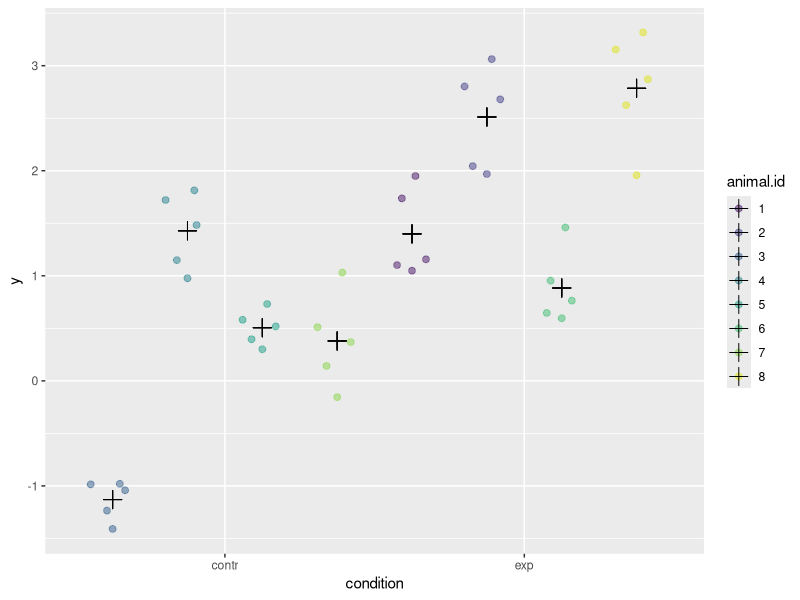
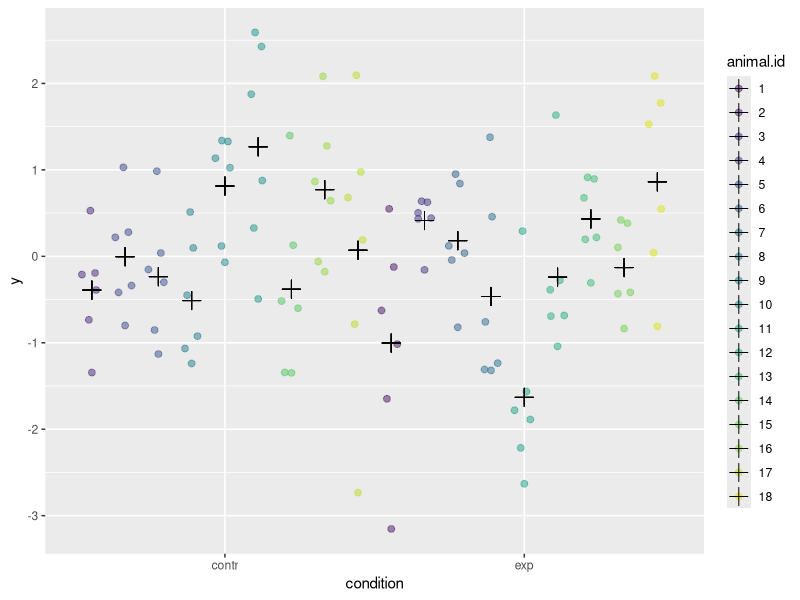
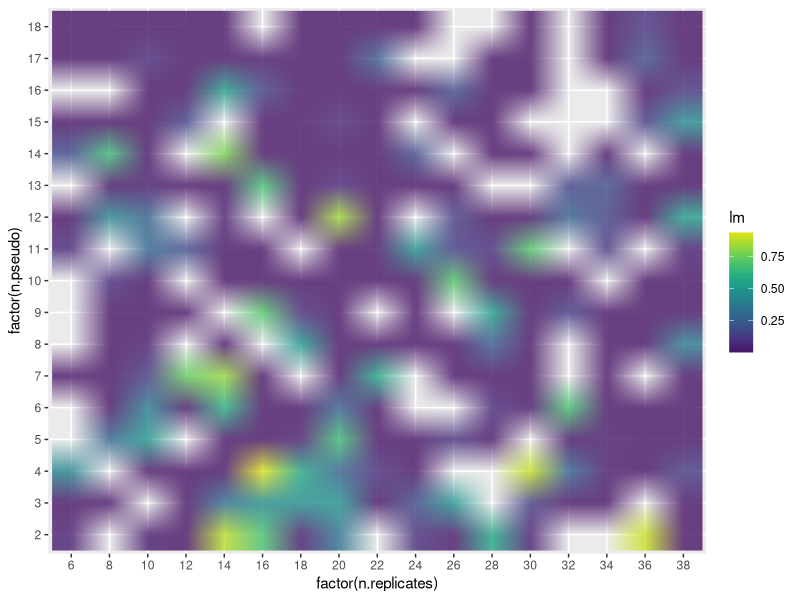
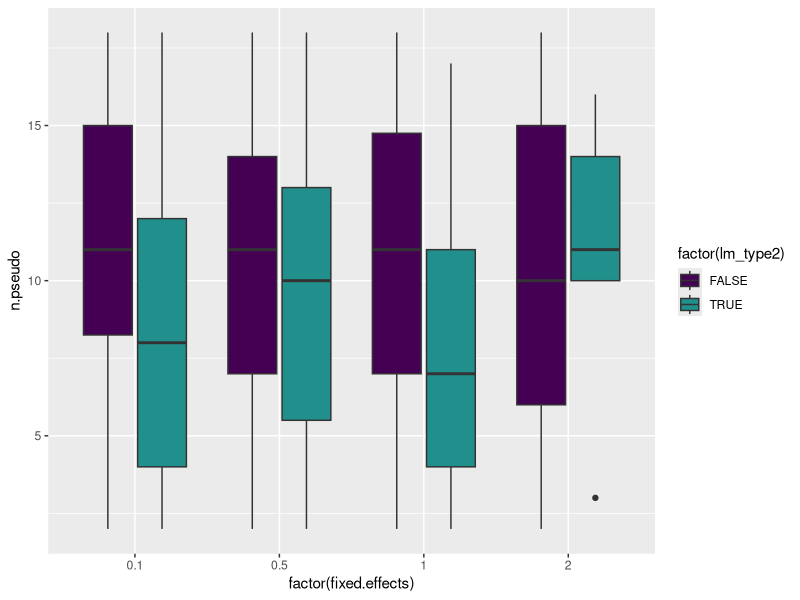
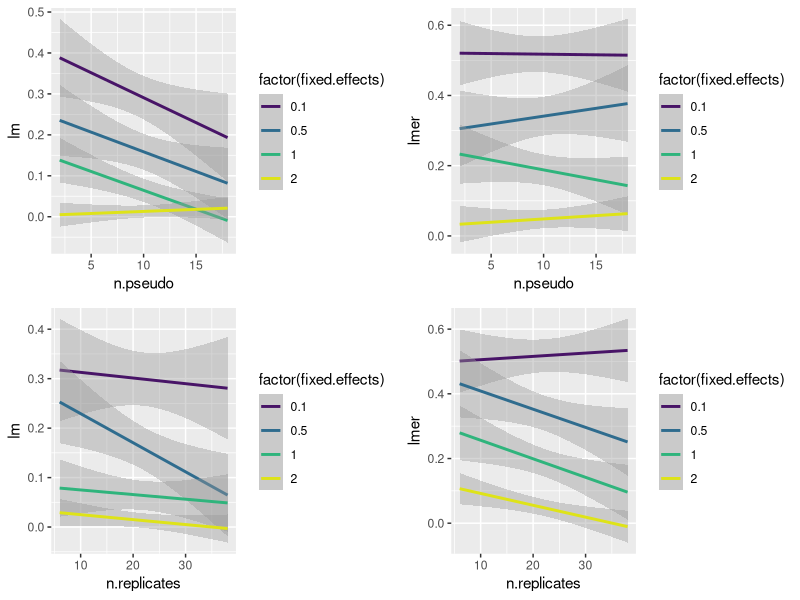
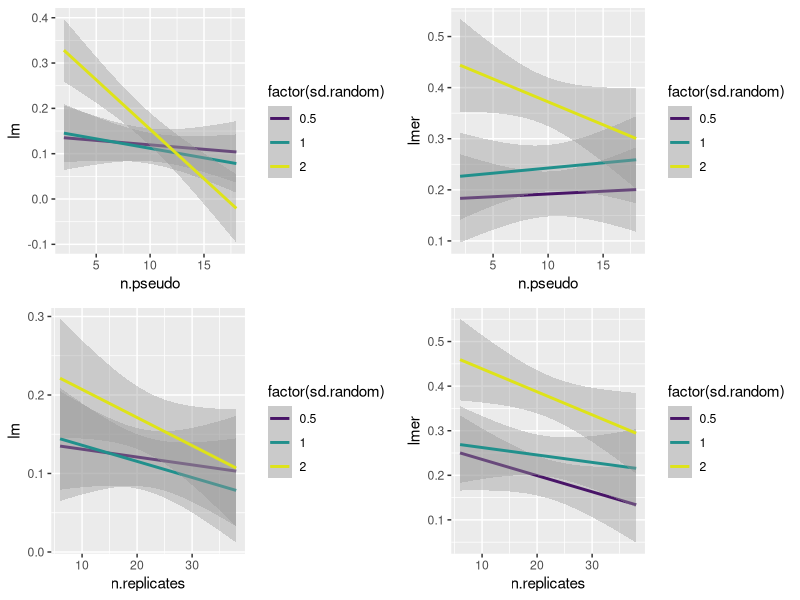

R code for these plots, in order:
library(magrittr)
library(dplyr)
library(ggplot2)
library(lme4)
library(gridExtra)
library(lmerTest)
library(viridis)
library(ggbeeswarm)
library(purrr)

# choose a colour-blind friendly pallette 
ggplot <- function(...) ggplot2::ggplot(...) + scale_colour_viridis(discrete = T, begin = 0.05, end = 0.95) + scale_fill_viridis(discrete = T, end = 0.5)

# for reproducibility
set.seed(1)

# generic plot method
plot.sim <- function(d){
  ggplot(d, aes(x = condition, y = y, colour = animal.id, fill = animal.id)) +
    geom_quasirandom(dodge.width = 1, alpha = 1/2, size = 2) +
    geom_point(aes(y = y.mean, group = animal.id), colour = "black", size = 4, position = position_dodge(width = 1), shape = 3)
} 

# `expand.grid.df` works like `expand.grid` but enables the user to define paired columns
# it will return every combination of each argument
expand.grid.df <- function(...) Reduce(function(...) merge(..., by=NULL), list(...))

# `%nin%` "not in", e.g c("a", "b", "c") %nin% c("a", "c") will return "b"
`%nin%` <- Negate(`%in%`)

# if sd.error is specified, `sim.mm` will simulate data with 
# fixed and random effects and their parameters, otherwise
# a data.frame is returned with y-hat but no residuals
# if random.assignment = F, will simulate data from a nested (split-plot) design
# so there will be twice as many observations (need to consider this if estimating
# the power of two different designs)
sim.mm <- function(...,
                   n.replicates = 4,
                   sd.random = 0.5,
                   fixed.effects = 0,
                   n.pseudo = 3,
                   random.assignment = T,
                   sd.error = NULL){
  animals <- data.frame(animal.id = as.factor(seq(n.replicates)),
                        random.effect = rnorm(n.replicates, 0, sd.random))
  conditions <- data.frame(condition = c("contr", "exp"),
                           fixed.effect = c(0,fixed.effects))
  pseudoreplicate <- data.frame(pseudoreplicate = c(1:n.pseudo))
  d <- expand.grid.df(pseudoreplicate, animals, conditions)
  if(random.assignment){
    i <- sample(unique(d$animal.id), n.replicates/2, replace = FALSE)
    d %<>% filter(xor(animal.id %nin% i, condition == "exp"))
  }
  d %<>% mutate(y.hat = random.effect + fixed.effect)
  if(!is.null(sd.error)){
    d %<>% mutate(y = y.hat + rnorm(nrow(d), 0, sd.error)) %>%
      group_by(animal.id, condition) %>%
      mutate(y.mean = mean(y))
  }
  d
}

# example
plot.sim(sim.mm(n.replicates = 8, n.pseudo = 5, sd.error = 1/2, sd.random = 1, fixed.effects = 2))

# now we have a method of simulating data with theta parameters (and a method of plotting should we need to)
# we can explore the parameter space and see what effect modelling approach has on Type 1 and Type 2 error
# rates

# consider the case of the randomized controlled trial to begin with
# for each trial, choose quasi-random parameters
# estimate Type II error rate over a range of effect sizes

n.sims <- 500
n.replicates <- floor(runif(n.sims, 6, 40)/2)*2 # even number between 6 and 40
n.pseudo <- sample(c(2:18), n.sims, replace = T)
sd.error <- 1
random.assignment = TRUE
sd.random <- sample(c(0.5, 1, 2), n.sims, replace = T)
fixed.effects <- sample(c(0.1, 0.5, 1, 2), n.sims, replace = T)

sims.meta <- data.frame(n.replicates = n.replicates,
                   n.pseudo = n.pseudo,
                   sd.error = sd.error,
                   random.assignment = random.assignment,
                   sd.random = sd.random,
                   fixed.effects = fixed.effects)

sims <- pmap(sims.meta, sim.mm)  # simulates a data-set using parameters from each row of sims.meta

# let's plot the first of these simulations and compare to the parameters as a sanity check
plot.sim(sims[[1L]]) 
sims.meta[1,]

tests <- function(x){
  m1 <- anova(lm(y ~ condition, data = x))
  m2 <- anova(lmer(y ~ condition + (1|animal.id), data = x))
  return(cbind(m1$`Pr(>F)`[1], m2$`Pr(>F)`))
}

x <- t(sapply(sims, tests))
sims.meta$lm <- x[,1]
sims.meta$lmer <- x[,2]
sims.meta$lm_type2 <- sims.meta$lm >= .05

ggplot(sims.meta, aes(x = factor(n.replicates), y = factor(n.pseudo), fill = lm)) +
  geom_raster(interpolate = T, alpha = 4/5) +
  scale_fill_viridis(discrete = F, begin = 0.05, end = 0.95)

ggplot(sims.meta, aes(x = factor(fixed.effects), y = n.pseudo, fill = factor(lm_type2))) +
  geom_boxplot()

p.pseudo.lm <- ggplot(sims.meta, aes(x = n.pseudo, y = lm, colour = factor(fixed.effects))) +
  geom_smooth(method = "lm") 

p.rep.lm <- ggplot(sims.meta, aes(x = n.replicates, y = lm, colour = factor(fixed.effects))) +
  geom_smooth(method = "lm") 

p.pseudo.lmer <- ggplot(sims.meta, aes(x = n.pseudo, y = lmer, colour = factor(fixed.effects))) +
  geom_smooth(method = "lm") 

p.rep.lmer <- ggplot(sims.meta, aes(x = n.replicates, y = lmer, colour = factor(fixed.effects))) +
  geom_smooth(method = "lm") 

grid.arrange(p.pseudo.lm, p.pseudo.lmer, p.rep.lm, p.rep.lmer, ncol = 2)

p.pseudo.lm <- ggplot(sims.meta, aes(x = n.pseudo, y = lm, colour = factor(sd.random))) +
  geom_smooth(method = "lm") 

p.rep.lm <- ggplot(sims.meta, aes(x = n.replicates, y = lm, colour = factor(sd.random))) +
  geom_smooth(method = "lm") 

p.pseudo.lmer <- ggplot(sims.meta, aes(x = n.pseudo, y = lmer, colour = factor(sd.random))) +
  geom_smooth(method = "lm") 

p.rep.lmer <- ggplot(sims.meta, aes(x = n.replicates, y = lmer, colour = factor(sd.random))) +
  geom_smooth(method = "lm") 

grid.arrange(p.pseudo.lm, p.pseudo.lmer, p.rep.lm, p.rep.lmer, ncol = 2)
